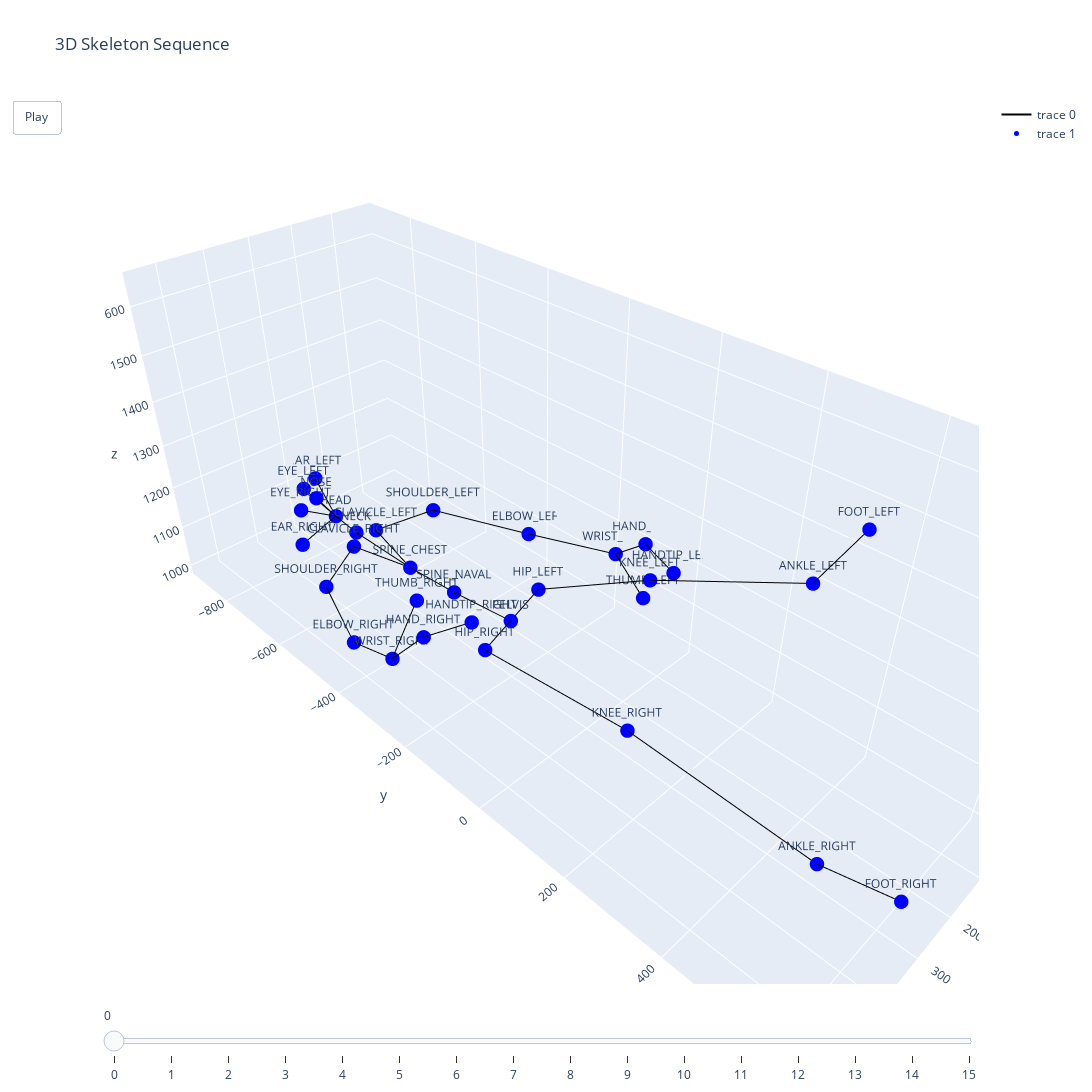

Notebook cell for this chart:
### Code cell
import plotly.graph_objs as go
from plotly.subplots import make_subplots

def plot_sequence_with_slider(sequence, joints, edges):
    frames = []
    for i, data in enumerate(sequence):
        node_pos = data.x.tolist()

        # Node coords
        x_coords = [p[0] for p in node_pos]
        y_coords = [p[1] for p in node_pos]
        z_coords = [p[2] for p in node_pos]

        # Edges
        edge_x, edge_y, edge_z = [], [], []
        for e0, e1 in edges.t().tolist():
            x0, y0, z0 = node_pos[e0]
            x1, y1, z1 = node_pos[e1]
            edge_x += [x0, x1, None]
            edge_y += [y0, y1, None]
            edge_z += [z0, z1, None]

        # Create frame
        frames.append(go.Frame(
            data=[
                go.Scatter3d(x=edge_x, y=edge_y, z=edge_z, mode='lines', line=dict(color='black', width=2)),
                go.Scatter3d(x=x_coords, y=y_coords, z=z_coords, mode='markers+text',
                             text=joints, marker=dict(size=5, color='blue'))
            ],
            name=f'Frame {i}'
        ))

    # Base frame layout
    layout = layout = go.Layout(
    title="3D Skeleton Sequence",
    width=1600,  # ✅ Wider
    height=1100,  # ✅ Taller
    scene=dict(aspectmode='data'),
    updatemenus=[dict(
        type='buttons', showactive=False,
        buttons=[dict(label='Play',
                      method='animate',
                      args=[None, dict(frame=dict(duration=300, redraw=True),
                                       fromcurrent=True)])]
    )],
    sliders=[dict(steps=[
        dict(method='animate', args=[[f'Frame {i}'], dict(mode='immediate')], label=f'{i}')
        for i in range(len(frames))
    ])])


    fig = go.Figure(frames=frames, layout=layout)
    fig.add_trace(frames[0].data[0])
    fig.add_trace(frames[0].data[1])
    fig.show()
    
    
# Get 1 sequence from temporal dataset
sequence, label = train_temporal_dataset[0]

# Use the same joints and edges from your earlier code
plot_sequence_with_slider(sequence, joints, edges)

### Figure 1 — Plotly figure (JSON) as saved in the notebook; plotly's stock layout.template omitted (floating-point values rounded to 4 significant figures)
{"data": [{"line": {"color": "black", "width": 2}, "mode": "lines", "type": "scatter3d", "x": [297.4, 275.6, null, 304.0, 263.1, null, 275.6, 351.3, null, 263.1, 227.2, null, 351.3, 335.6, null, 227.2, 183.2, null, 335.6, 263.3, null, 183.2, 263.3, null, 263.3, 264.6, null, 264.6, 270.2, null, 270.2, 292.3, null, 270.2, 230.6, null, 292.3, 403.7, null, 230.6, 112.3, null, 403.7, 504.0, null, 112.3, 59.2, null, 504.0, 549.4, null, 59.2, 22.33, null, 549.4, 524.8, null, 22.33, 17.3, null, 524.8, 480.5, null, 17.3, 49.75, null, 549.4, 497.2, null, 22.33, 66.24, null, 270.2, 260.0, null, 260.0, 259.1, null, 259.1, 339.0, null, 259.1, 335.3, null, 259.1, 256.2, null, 259.1, 364.3, null, 259.1, 351.8, null], "y": [621.3, 475.1, null, 456.2, 373.9, null, 475.1, 135.9, null, 373.9, 64.32, null, 135.9, -235.2, null, 64.32, -243.7, null, -235.2, -239.2, null, -243.7, -239.2, null, -239.2, -405.8, null, -405.8, -539.9, null, -539.9, -710.5, null, -539.9, -709.0, null, -710.5, -662.8, null, -709.0, -650.2, null, -662.8, -423.1, null, -650.2, -397.7, null, -423.1, -234.5, null, -397.7, -185.8, null, -234.5, -172.8, null, -185.8, -115.7, null, -172.8, -99.03, null, -115.7, -19.35, null, -234.5, -220.5, null, -185.8, -74.17, null, -539.9, -743.5, null, -743.5, -820.0, null, -820.0, -759.3, null, -820.0, -811.7, null, -820.0, -890.0, null, -820.0, -786.2, null, -820.0, -824.7, null], "z": [1065.0, 997.8, null, 1647.0, 1496.0, null, 997.8, 1106.0, null, 1496.0, 1316.0, null, 1106.0, 1045.0, null, 1316.0, 1103.0, null, 1045.0, 1073.0, null, 1103.0, 1073.0, null, 1073.0, 1052.0, null, 1052.0, 1047.0, null, 1047.0, 1027.0, null, 1047.0, 1041.0, null, 1027.0, 1002.0, null, 1041.0, 1067.0, null, 1002.0, 1053.0, null, 1067.0, 1099.0, null, 1053.0, 1157.0, null, 1099.0, 1137.0, null, 1157.0, 1228.0, null, 1137.0, 1194.0, null, 1228.0, 1278.0, null, 1194.0, 1192.0, null, 1157.0, 1265.0, null, 1137.0, 1111.0, null, 1047.0, 1033.0, null, 1033.0, 1039.0, null, 1039.0, 1152.0, null, 1039.0, 1151.0, null, 1039.0, 1109.0, null, 1039.0, 1121.0, null, 1039.0, 1004.0, null]}, {"marker": {"color": "blue", "size": 5}, "mode": "markers+text", "text": ["FOOT_RIGHT", "FOOT_LEFT", "ANKLE_RIGHT", "ANKLE_LEFT", "KNEE_RIGHT", "KNEE_LEFT", "HIP_RIGHT", "HIP_LEFT", "PELVIS", "SPINE_NAVAL", "SPINE_CHEST", "CLAVICLE_RIGHT", "CLAVICLE_LEFT", "SHOULDER_RIGHT", "SHOULDER_LEFT", "ELBOW_RIGHT", "ELBOW_LEFT", "WRIST_RIGHT", "WRIST_LEFT", "HAND_RIGHT", "HAND_LEFT", "HANDTIP_RIGHT", "HANDTIP_LEFT", "THUMB_RIGHT", "THUMB_LEFT", "NECK", "HEAD", "NOSE", "EYE_LEFT", "EAR_LEFT", "EYE_RIGHT", "EAR_RIGHT"], "type": "scatter3d", "x": [297.4, 304.0, 275.6, 263.1, 351.3, 227.2, 335.6, 183.2, 263.3, 264.6, 270.2, 292.3, 230.6, 403.7, 112.3, 504.0, 59.2, 549.4, 22.33, 524.8, 17.3, 480.5, 49.75, 497.2, 66.24, 260.0, 259.1, 339.0, 335.3, 256.2, 364.3, 351.8], "y": [621.3, 456.2, 475.1, 373.9, 135.9, 64.32, -235.2, -243.7, -239.2, -405.8, -539.9, -710.5, -709.0, -662.8, -650.2, -423.1, -397.7, -234.5, -185.8, -172.8, -115.7, -99.03, -19.35, -220.5, -74.17, -743.5, -820.0, -759.3, -811.7, -890.0, -786.2, -824.7], "z": [1065.0, 1647.0, 997.8, 1496.0, 1106.0, 1316.0, 1045.0, 1103.0, 1073.0, 1052.0, 1047.0, 1027.0, 1041.0, 1002.0, 1067.0, 1053.0, 1099.0, 1157.0, 1137.0, 1228.0, 1194.0, 1278.0, 1192.0, 1265.0, 1111.0, 1033.0, 1039.0, 1152.0, 1151.0, 1109.0, 1121.0, 1004.0]}], "layout": {"height": 1100, "scene": {"aspectmode": "data"}, "sliders": [{"steps": [{"args": [["Frame 0"], {"mode": "immediate"}], "label": "0", "method": "animate"}, {"args": [["Frame 1"], {"mode": "immediate"}], "label": "1", "method": "animate"}, {"args": [["Frame 2"], {"mode": "immediate"}], "label": "2", "method": "animate"}, {"args": [["Frame 3"], {"mode": "immediate"}], "label": "3", "method": "animate"}, {"args": [["Frame 4"], {"mode": "immediate"}], "label": "4", "method": "animate"}, {"args": [["Frame 5"], {"mode": "immediate"}], "label": "5", "method": "animate"}, {"args": [["Frame 6"], {"mode": "immediate"}], "label": "6", "method": "animate"}, {"args": [["Frame 7"], {"mode": "immediate"}], "label": "7", "method": "animate"}, {"args": [["Frame 8"], {"mode": "immediate"}], "label": "8", "method": "animate"}, {"args": [["Frame 9"], {"mode": "immediate"}], "label": "9", "method": "animate"}, {"args": [["Frame 10"], {"mode": "immediate"}], "label": "10", "method": "animate"}, {"args": [["Frame 11"], {"mode": "immediate"}], "label": "11", "method": "animate"}, {"args": [["Frame 12"], {"mode": "immediate"}], "label": "12", "method": "animate"}, {"args": [["Frame 13"], {"mode": "immediate"}], "label": "13", "method": "animate"}, {"args": [["Frame 14"], {"mode": "immediate"}], "label": "14", "method": "animate"}, {"args": [["Frame 15"], {"mode": "immediate"}], "label": "15", "method": "animate"}]}], "title": {"text": "3D Skeleton Sequence"}, "updatemenus": [{"buttons": [{"args": [null, {"frame": {"duration": 300, "redraw": true}, "fromcurrent": true}], "label": "Play", "method": "animate"}], "showactive": false, "type": "buttons"}], "width": 1600}}
